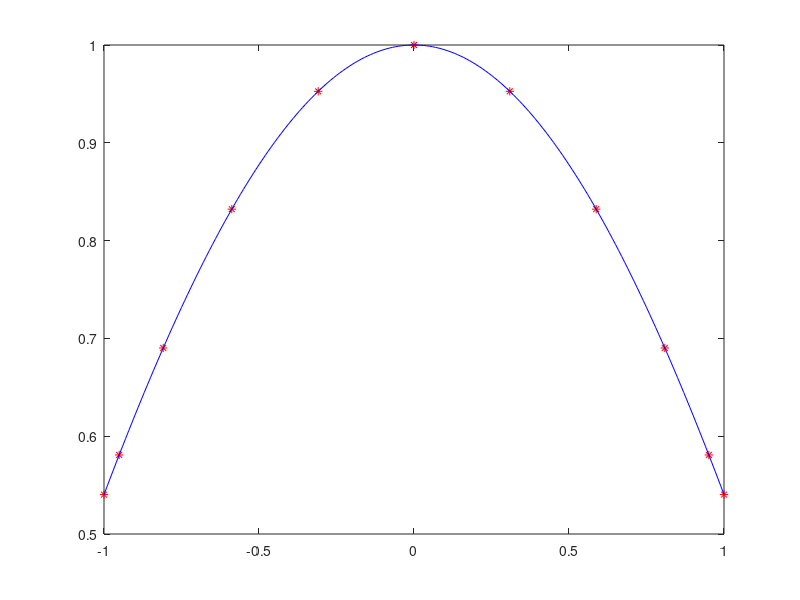

Recreate this plot in MATLAB. (Note: this script raises an error after producing the figure.)
addpath('../');
figure(1);
N=10;
theta=(0:N)'*pi/N;
xp=cos(theta);%chebyshev nodes xp
%funrho=@(x)2*x.^2-x+x.^4;
xtest=-1:0.01:1;
funrho=@(x)cos(x);
yp=funrho(xp);%chebshev nodes yp
yreal=funrho(xtest);
plot(xp,yp,'r*')%plot the point used for interpolation
hold on
plot(xtest,yreal,'b')%plot the real function
hold on
u=chebfft(yp);

unormalize=u/N;
unormalize(1)=unormalize(1)/2;%the coefficient of constant should be halved
chebpoly=zeros(length(xtest),N+1);
for k=0:N
    %evaluate the chebyshev polynomial at the xtest point
    %k is the degree
    temp=chebyshev_Tvalue(k,xtest,1);
    chebpoly(:,k+1)=temp';
end
Y=chebpoly*unormalize;
plot(xtest,Y,'r')%polt the chebyshev polynomial series. 
%hold off
figure(2)
plot(xtest,yreal-Y','r')%plot the error of interpolation
title('error')

